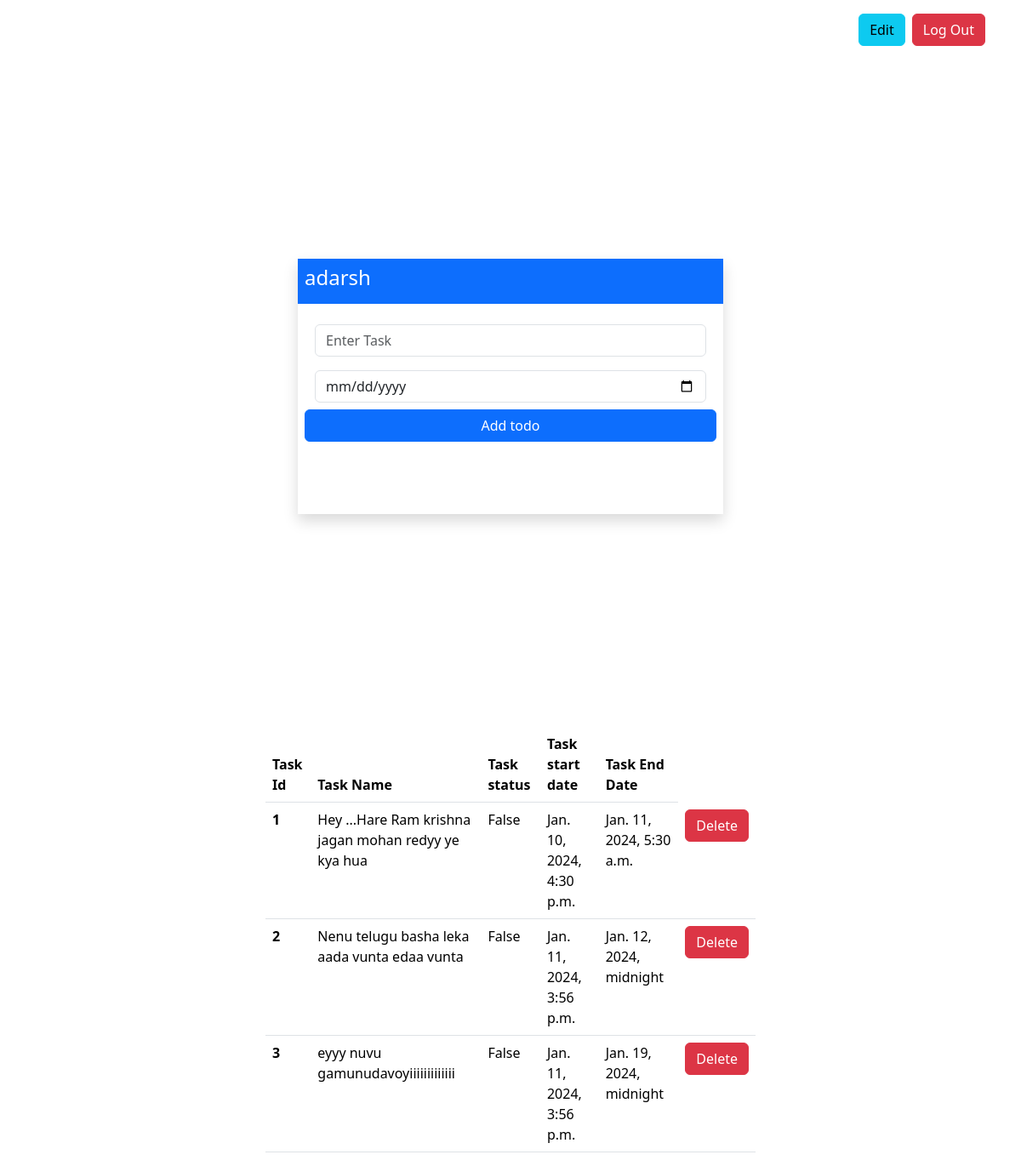
The page /tasks (signed in) on the database its author committed.
### todo/models.py (models this page shows, shortened)
class todo_list(models.Model):
    task=models.CharField(max_length=150)
    status=models.BooleanField(default=False)
    start_date=models.DateTimeField(auto_now_add=True)
    target_date=models.DateTimeField()

### todo/views.py (the view, shortened to what this page needs)
# urls.py: path("tasks",views.tasks,name="tasks"),
@login_required(login_url="login")
def tasks(request):
    records=todo_list.objects.all().order_by("-target_date")[::-1]
    context={'data':records}
    return render(request,'tasks.html',context)

### templates/tasks.html (shortened to what this page needs)
{% load static %}
<!doctype html>
<html lang="en">
  <head>
    <link href="https://cdn.jsdelivr.net/npm/bootstrap@5.3.2/dist/css/bootstrap.min.css" rel="stylesheet">
    <link rel="stylesheet" href="{% static 'style.css' %}">
  </head>
  <body>
    <div class="container">
      <div class="d-flex justify-content-end mt-3">
        <a class="btn btn-info mx-2" href="{% url 'update' %}" target="_blank">Edit</a>
        <a class="btn btn-danger" href="{% url 'logOut' %}">Log Out</a>
      </div>
        <form class="row justify-content-center align-items-center main-row" method="POST">{% csrf_token %}
            <div class="col shadow main-col bg-white">
                <div class="row bg-primary text-white">
                    <div class="col  p-2">
                        <h4>{{ request.user }}</h4>
                    </div>
                </div>
                <div class="row justify-content-between text-white p-2">
                    <div class="form-group flex-fill mb-2">
                        <input name="task_name" id="todo-input1" type="text" class="form-control mt-3" value="" placeholder="Enter Task">
                        <input name="end_date" id="todo-input2" type="date" class="form-control mt-3" value="" placeholder="Select end date">
                    </div>
                    <button type="submit" class="btn btn-primary mb-2 ml-2">Add todo</button>
                </div>
            </div>
        </form>
    </div>
    <div class="container col-lg-6">
        {% if data %}
        <table class="table">
            <thead>
              <tr>
                <th scope="col"> Task Id</th>
                <th scope="col">Task Name</th>
                <th scope="col">Task status</th>
                <th scope="col">Task start date </th>
                <th scope="col">Task End Date</th>
              </tr>
            </thead>
            <tbody>
                {% for task in data %}
              <tr>
                <th scope="row">{{ forloop.counter }}</th>
                <td>{{ task.task }}</td>
                <td>{{ task.status }}</td>
                <td>{{ task.start_date }}</td>
                <td>{{ task.target_date }}</td>
                <td><a href="{% url 'deleteView' task.id %}" class="btn btn-danger">Delete</a></td>
              </tr>
              {% endfor %}
            </tbody>
        </table>
        {% endif %}
    </div>
  </body>
</html>

### static/style.css (style rules this page uses)
a { text-decoration: none; }
.main-row { height: 100vh; }
.main-col { max-width: 500px; min-height: 300px; }

### rows shown on the page
todo_list: task "Hey ...Hare Ram krishna jagan mohan redyy ye kya hua", status "False", start_date "Jan. 10, 2024, 4:30 p.m.", target_date "Jan. 11, 2024, 5:30 a.m."
todo_list: task "Nenu telugu basha leka aada vunta edaa vunta", status "False", start_date "Jan. 11, 2024, 3:56 p.m.", target_date "Jan. 12, 2024, midnight"
todo_list: task "eyyy nuvu gamunudavoyiiiiiiiiiiiii", status "False", start_date "Jan. 11, 2024, 3:56 p.m.", target_date "Jan. 19, 2024, midnight"

### other values the page prints
{{ request.user }} "adarsh"
